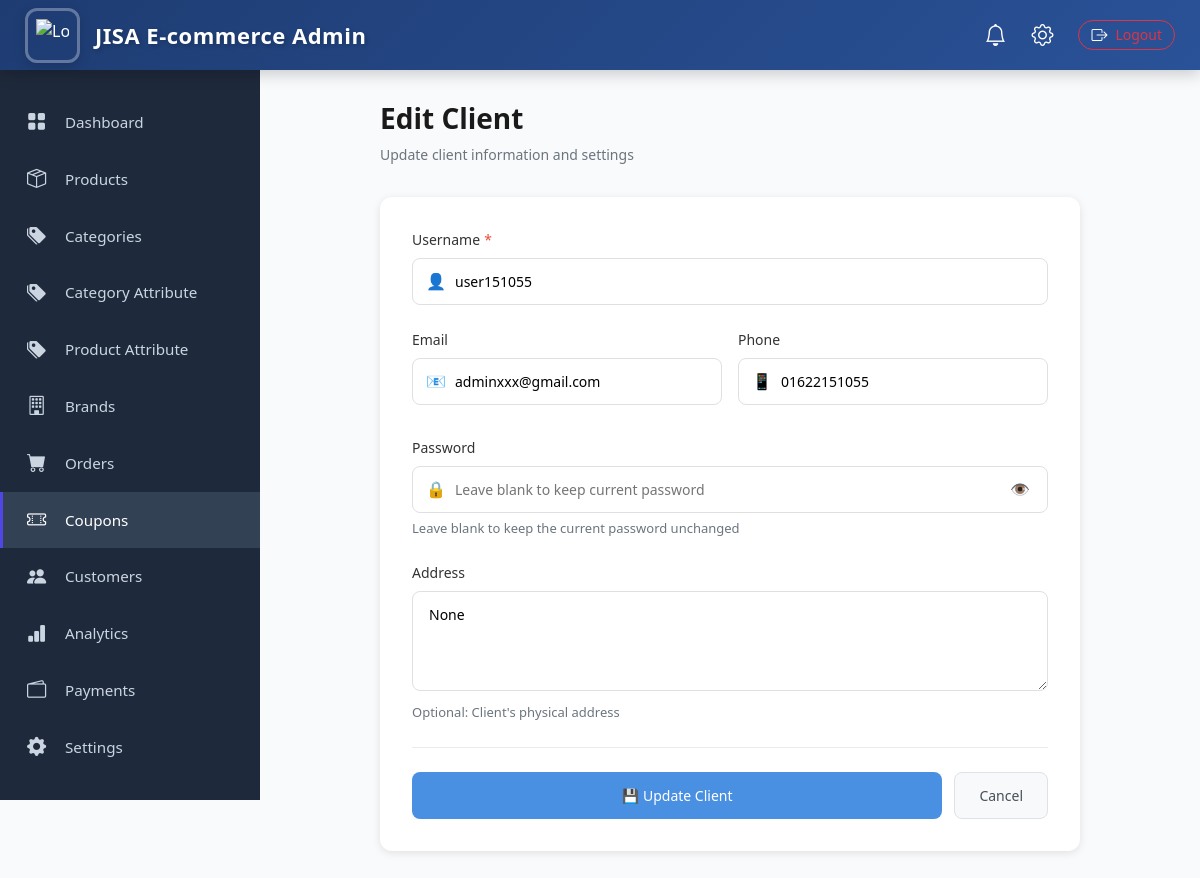
Screenshot of /adminpanel/clients/3/edit/ with the database file from the repository.
### accounts/models.py (models this page shows, shortened)
class User(AbstractUser):
    ROLE_CHOICES = (
        ("admin", "Admin"),
        ("customer", "Customer"),
    )
    role = models.CharField(max_length=10, choices=ROLE_CHOICES, default="customer")
    phone = models.CharField(max_length=30, unique=True, blank=True, null=True)
    avatar = models.ImageField(upload_to="avatars/", blank=True, null=True)
    objects = UserManager()  # <- important

class Profile(models.Model):
    user = models.OneToOneField(User, on_delete=models.CASCADE, related_name="profile")
    phone = models.CharField(max_length=30, blank=True, null=True)
    address = models.TextField(blank=True, null=True)
    avatar = models.ImageField(upload_to=user_avatar_upload_path, blank=True, null=True)
    created_at = models.DateTimeField(default=timezone.now)

### admin_panel/views.py (the view, shortened to what this page needs)
# urls.py: path("clients/<int:pk>/edit/", views.client_edit, name="client_edit"),
def client_edit(request, pk):
    client = get_object_or_404(User, pk=pk, role="customer")
    profile = getattr(client, "profile", None)
    return render(request, "clients/client_form.html", {"client": client, "profile": profile})

### core/context_processors.py (called while the page is built)
def categories_menu(request):
    categories = Category.objects.filter(parent__isnull=True).prefetch_related('children')
    return {'menu_categories': categories}

### admin_panel/templates/clients/client_form.html (shortened to what this page needs)
{% extends "admin-base.html" %}
{% block content %}
<div class="form-container">
    <div class="form-header">
        <h2>{% if client %}Edit Client{% else %}Add New Client{% endif %}</h2>
        <p>{% if client %}Update client information and settings{% else %}Create a new client account{% endif %}</p>
    </div>
    <div class="form-card">
        <form method="post" id="clientForm">
            <div class="form-section">
                <label class="form-label">
                    Username<span class="required">*</span>
                </label>
                <div class="input-icon-wrapper">
                    <span class="input-icon">👤</span>
                    <input
                        type="text"
                        name="username"
                        class="form-input"
                        value="{{ client.username|default:'' }}"
                        required
                        placeholder="Enter username">
                </div>
            </div>
            <div class="form-row">
                <div class="form-section">
                    <label class="form-label">Email</label>
                    <div class="input-icon-wrapper">
                        <span class="input-icon">📧</span>
                        <input
                            type="email"
                            name="email"
                            class="form-input"
                            value="{{ client.email|default:'' }}"
                            placeholder="client@example.com">
                    </div>
                </div>
                <div class="form-section">
                    <label class="form-label">Phone</label>
                    <div class="input-icon-wrapper">
                        <span class="input-icon">📱</span>
                        <input
                            type="text"
                            name="phone"
                            class="form-input"
                            value="{{ client.phone|default:'' }}"
                            placeholder="+1 (555) 000-0000">
                    </div>
                </div>
            </div>
            <div class="form-section">
                <label class="form-label">
                    Password{% if not client %}<span class="required">*</span>{% endif %}
                </label>
                <div class="input-icon-wrapper">
                    <span class="input-icon">🔒</span>
                    <input
                        type="password"
                        name="password"
                        class="form-input"
                        id="passwordInput"
                        placeholder="{% if client %}Leave blank to keep current password{% else %}Enter password{% endif %}"
                        {% if not client %}required{% endif %}>
                    <button type="button" class="password-toggle" onclick="togglePassword()">
                        👁️
                    </button>
                </div>
                {% if client %}
                <span class="form-help-text">Leave blank to keep the current password unchanged</span>
                {% endif %}
            </div>
            {% if profile or not client %}
            <div class="form-section">
                <label class="form-label">Address</label>
                <textarea
                    name="address"
                    class="form-textarea"
                    placeholder="Enter full address including street, city, state, and postal code">{% if profile %}{{ profile.address }}{% endif %}</textarea>
                <span class="form-help-text">Optional: Client's physical address</span>
            </div>
            {% endif %}
            <div class="form-actions">
                <button type="submit" class="btn btn-primary">
                    {% if client %}💾 Update Client{% else %}✨ Create Client{% endif %}
                </button>
                <a href="{% url 'client_list' %}" class="btn btn-secondary">Cancel</a>
            </div>
        </form>
    </div>
</div>
{% endblock %}

### admin_panel/templates/clients/client_form.html (style rules this page uses)
.form-container { max-width: 700px; margin: 0 auto; }
.form-header { margin-bottom: 32px; }
.form-header h2 { margin: 0 0 8px 0; font-size: 28px; font-weight: 600; color: #1a1a1a; }
.form-header p { margin: 0; color: #6c757d; font-size: 14px; }
.form-card { background: white; border-radius: 12px; padding: 32px; box-shadow: 0 2px 8px rgba(0,0,0,0.1); }
.form-section { margin-bottom: 24px; }
.form-section:last-of-type { margin-bottom: 32px; }
.form-label { display: block; margin-bottom: 8px; font-size: 14px; font-weight: 500; color: #333; }
.form-label .required { color: #e74c3c; margin-left: 4px; }
.form-input, .form-textarea { width: 100%; padding: 12px 16px; border: 1px solid #e0e0e0; border-radius: 8px; font-size: 14px; font-family: inherit; transition: all 0.2s; box-sizing: border-box; }
.form-textarea { resize: vertical; min-height: 100px; }
.form-help-text { display: block; margin-top: 6px; font-size: 13px; color: #6c757d; }
.input-icon-wrapper { position: relative; }
.input-icon-wrapper .input-icon { position: absolute; left: 14px; top: 50%; transform: translateY(-50%); color: #6c757d; font-size: 16px; }
.input-icon-wrapper .form-input { padding-left: 42px; }
.form-actions { display: flex; gap: 12px; padding-top: 24px; border-top: 1px solid #e9ecef; }
.btn { padding: 12px 24px; border: none; border-radius: 8px; font-size: 14px; font-weight: 500; cursor: pointer; transition: all 0.2s; text-decoration: none; display: inline-block; text-align: center; }
.btn-primary { background: #4a90e2; color: white; flex: 1; }
.btn-secondary { background: #f8f9fa; color: #495057; border: 1px solid #dee2e6; }
.form-row { display: grid; grid-template-columns: 1fr 1fr; gap: 16px; }
.password-toggle { position: absolute; right: 14px; top: 50%; transform: translateY(-50%); background: none; border: none; color: #6c757d; cursor: pointer; padding: 4px; font-size: 16px; }

### rows the page displays
User: username "user151055", email "adminxxx@gmail.com", phone "01622151055"
Profile: address "None"
